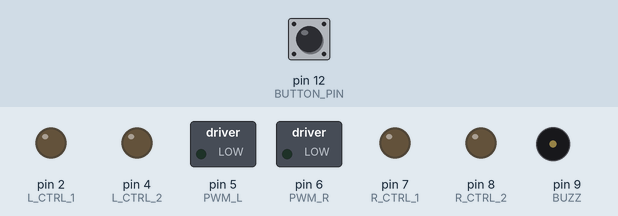
This sketch was run on a simulated Arduino Uno, built with avr-gcc and run on an emulated ATmega328P. Parts: switched loads named in the sketch (green lamp = pin HIGH), output pins drawn as LEDs (lit = HIGH), buzzer (waves = sounding). Inputs (shaded band) come from the test bench; at power-on: pin 12 (BUTTON_PIN) HIGH.

Above: at 1.2 s.
1.3 s: pin 12 (BUTTON_PIN) pulled LOW for 0.15 s
At 5.1 s:
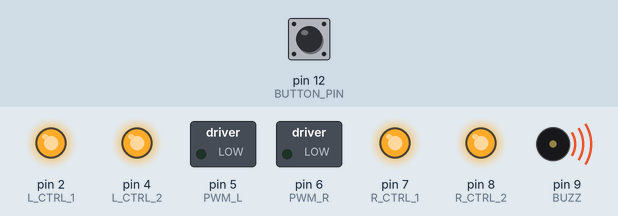
At 19.8 s:
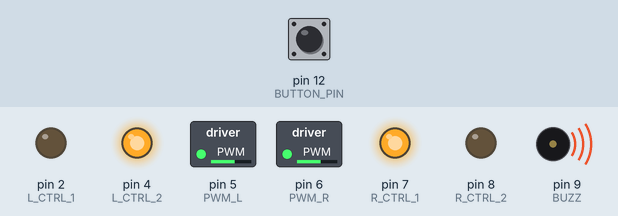
Timing chart, 0 to 35.5 s (numbered marks = the images above; inputs shaded):
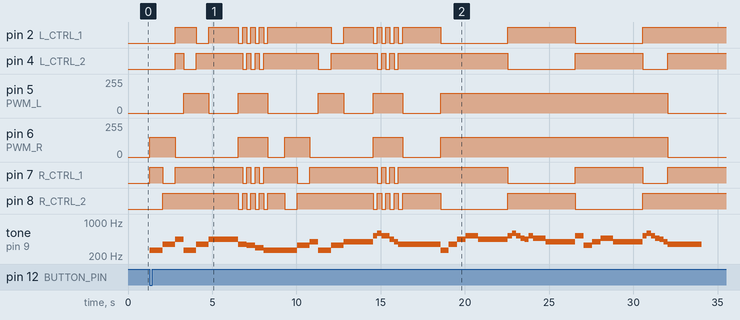

The sketch:

AoM_LaCucaracha_v2.ino
```cpp
/***********************************************************************
"La RedBotRacha"
  to the tune of La Cucaracha

Melody credit http://www.8notes.com/scores/13311.asp

***********************************************************************/

#include <RedBot.h> // This line "includes" the RedBot library into your sketch.
                    // Provides special objects, methods, and functions for the RedBot.

#include "notes.h"
// This header file enables you to refer to notes by their note names rather
// than frequencies. Open notes.h in a text editor to see all the definitions.
// noteC4 = middle C
// noteAb3 = the A flat below middle C
// noteFs4 = the F sharp above mildde C
// etc.
// These definitions are not used in this program: the notes are defined below
// so you can see the explicit mappings of note names to frequencies.

RedBotMotors motors; // Instantiate the motor control object.
                     // This only needs to be done once.

// Create an alias for the pin (pin 9) that the BUZZer board is connected to, for ease of use.
#define BUZZ 9

// Create an alias for the onboard pushbutton D12.
#define BUTTON_PIN 12

const int l = 500; // tone length multiplier, millisec
const int ts = 150; // turn speed
const int spin = ts * 1; // full spin speed

const int C = 261.6; // middle C (C4)
const int Cs = 277.2; // C4 sharp
const int D = 293.7;
const int Eb = 311.1; // E4 flat
const int E = 329.6;
const int F = 349.2;
const int Fs = 370.0;
const int G = 392.0;
const int Gs = 415.3;
const int A = 440.0;
const int Bb= 466.2;
const int B = 493.9;
const int hC = 523.3; // "high C" (C5)
const int hD = 587.3;
const int hEb = 622.3;
const int hE = 659.3;

void setup()
{
  pinMode(BUZZ, OUTPUT); // configures the buzzer pin as an OUTPUT
  pinMode(BUTTON_PIN, INPUT_PULLUP); // configures the button D12 as an INPUT
                                    // INPUT_PULLUP defaults it to HIGH.
}

void loop()
{
  if ( digitalRead(BUTTON_PIN) == LOW ) // if the button D12 is pushed (LOW)
  {
    // Part 1
    motors.rightMotor(ts); // half-turn left forward while first 3 notes play
    tone(BUZZ, C); delay(l*0.5); // Play middle C for l*0.5 millisecons.
    tone(BUZZ, C); delay(l*0.5);
    tone(BUZZ, C); delay(l*0.5);
    motors.rightMotor(-ts); // half-turn left backward while 4th note (F) plays
    tone(BUZZ, F); delay(l*1.5);
    motors.brake();
    tone(BUZZ, A); delay(l*1);

    motors.leftMotor(-ts); // half-turn right forward
    tone(BUZZ, C); delay(l*0.5);
    tone(BUZZ, C); delay(l*0.5);
    tone(BUZZ, C); delay(l*0.5);
    motors.leftMotor(ts); // half-turn back forward
    tone(BUZZ, F); delay(l*1.5);
    motors.brake();
    tone(BUZZ, A); delay(l*2.5);

    // Part 2
    delay(l*1);
    motors.rightMotor(spin); motors.leftMotor(spin); //ccw jig
    tone(BUZZ, F); delay(l*0.5);
    motors.rightMotor(-spin); motors.leftMotor(-spin); //cw jig
    tone(BUZZ, F); delay(l*0.5);
    motors.rightMotor(spin); motors.leftMotor(spin);
    tone(BUZZ, E); delay(l*0.5);
    motors.rightMotor(-spin); motors.leftMotor(-spin);
    tone(BUZZ, E); delay(l*0.5);
    motors.rightMotor(spin); motors.leftMotor(spin);
    tone(BUZZ, D); delay(l*0.5);
    motors.rightMotor(-spin); motors.leftMotor(-spin);
    tone(BUZZ, D); delay(l*0.5);
    motors.rightMotor(spin); motors.leftMotor(spin);
    tone(BUZZ, C); delay(l*0.5); // split to two notes
    motors.rightMotor(-spin); motors.leftMotor(-spin);
    motors.brake();
    tone(BUZZ, C); delay(l*2);

    // Part 3
    motors.rightMotor(ts); // half-turn left forward
    tone(BUZZ, C); delay(l*0.5);
    tone(BUZZ, C); delay(l*0.5);
    tone(BUZZ, C); delay(l*0.5);
    motors.rightMotor(-ts); // half-turn left backward
    tone(BUZZ, E); delay(l*1.5);
    motors.brake();
    tone(BUZZ, G); delay(l*1);

    motors.leftMotor(-ts); // half-turn right forward
    tone(BUZZ, C); delay(l*0.5);
    tone(BUZZ, C); delay(l*0.5);
    tone(BUZZ, C); delay(l*0.5);
    motors.leftMotor(ts); // half-turn right backward
    tone(BUZZ, E); delay(l*1.5);
    motors.brake();
    tone(BUZZ, G); delay(l*2.5);

    // Part 4
    delay(l*1);
    motors.rightMotor(spin); motors.leftMotor(spin); //ccw jig
    tone(BUZZ, hC); delay(l*0.5);
    motors.rightMotor(-spin); motors.leftMotor(-spin); //cw jig
    tone(BUZZ, hD); delay(l*0.5);
    motors.rightMotor(spin); motors.leftMotor(spin);
    tone(BUZZ, hC); delay(l*0.5);
    motors.rightMotor(-spin); motors.leftMotor(-spin);
    tone(BUZZ, hC); delay(l*0.5);
    motors.rightMotor(spin); motors.leftMotor(spin);
    tone(BUZZ, A); delay(l*0.5);
    motors.rightMotor(-spin); motors.leftMotor(-spin);
    tone(BUZZ, G); delay(l*0.5);
    motors.rightMotor(spin); motors.leftMotor(spin);
    tone(BUZZ, F); delay(l*0.5);
    motors.brake(); delay(l*3.5);

    // Part 5
    delay(l*1);
    motors.rightMotor(spin); motors.leftMotor(spin); //ccw spin
    tone(BUZZ, C); delay(l*0.5);
    tone(BUZZ, C); delay(l*0.5);
    tone(BUZZ, F); delay(l*0.5);
    tone(BUZZ, F); delay(l*0.5);
    tone(BUZZ, A); delay(l*0.5);
    tone(BUZZ, A); delay(l*0.5);
    tone(BUZZ, hC); delay(l*1.5);
    tone(BUZZ, A); delay(l*2.5);
    delay(l*1);

    // Part 6
    motors.rightMotor(-spin); motors.leftMotor(-spin); //cw spin
    tone(BUZZ, hC); delay(l*0.5);
    tone(BUZZ, hD); delay(l*0.5);
    tone(BUZZ, hC); delay(l*0.5);
    tone(BUZZ, Bb); delay(l*0.5);
    tone(BUZZ, A); delay(l*0.5);
    tone(BUZZ, hC); delay(l*0.5);
    tone(BUZZ, Bb); delay(l*1.5);
    tone(BUZZ, G); delay(l*2.5);
    delay(l*1);

    // Part 7
    motors.rightMotor(spin); motors.leftMotor(spin); //ccw spin
    tone(BUZZ, hC); delay(l*0.5);
    tone(BUZZ, hC); delay(l*0.5);
    tone(BUZZ, E); delay(l*0.5);
    tone(BUZZ, E); delay(l*0.5);
    tone(BUZZ, G); delay(l*0.5);
    tone(BUZZ, G); delay(l*0.5);
    tone(BUZZ, Bb); delay(l*1.5);
    tone(BUZZ, G); delay(l*2.5);
    delay(l*1);

    // Part 8
    motors.rightMotor(-spin); motors.leftMotor(-spin); //cw spin
    tone(BUZZ, hC); delay(l*0.5);
    tone(BUZZ, hD); delay(l*0.5);
    tone(BUZZ, hC); delay(l*0.5);
    tone(BUZZ, Bb); delay(l*0.5);
    tone(BUZZ, A); delay(l*0.5);
    tone(BUZZ, G); delay(l*0.5);
    motors.brake();
    tone(BUZZ, F); delay(l*4);
    noTone(BUZZ); // Turn off last note.
  }

  else  // If button D12 is not pushed, do nothing.
  {
  }

}
```

RedBotBumper.cpp
```cpp
/****************************************************************
Main CPP for RedBot whisker bumper.

This code is beerware; if you use it, please buy me (or any other
SparkFun employee) a cold beverage next time you run into one of
us at the local.

21 Jan 2014- Mike Hord, SparkFun Electronics

Code developed in Arduino 1.0.5, on an SparkFun Redbot v12.
****************************************************************/

#include "RedBot.h"
#include <Arduino.h>

void (*whiskerAction[10])(void); // Pointer to an array of functions
                                 //  describing what should happen if a
                                 //  given pin has a whisker event.

// Standard class constructor, assumes that you want to halt the motors on a
//  bump. A more skilled programmer than I could figure out the error message
//  I get if I try to use the brake() function that's a part of the RedBotMotor
//  class; I worked around it by making a globally available one.
RedBotBumper::RedBotBumper(int pin)
{
//  setPinChangeInterrupt(pin, WHISKER);
  pinMode(pin, INPUT_PULLUP);
  //setBumpFunction(pin, &brake);
  _pin = pin;  // set local variable for the pin
  }

// Bonus points constructor, which allows the user to connect a custom function
//  to a bumper.
RedBotBumper::RedBotBumper(int pin, void(*functionPointer)(void))
{
  setPinChangeInterrupt(pin, WHISKER);
  pinMode(pin, INPUT_PULLUP);
  setBumpFunction(pin, functionPointer);
  _pin = pin;  // set local variable for the pin
}

boolean RedBotBumper::read()
{
  return(digitalRead(_pin));
}
// Non-class function that puts the brakes on. This is the default behavior if
//  the user doesn't specify a custom function for the bumper trigger.
void brake(void)
{
  digitalWrite(L_CTRL_1, HIGH);
  digitalWrite(L_CTRL_2, HIGH);
  analogWrite(PWM_L, 0);
  digitalWrite(R_CTRL_1, HIGH);
  digitalWrite(R_CTRL_2, HIGH);
  analogWrite(PWM_R, 0);
}

// I elected to create a function just to do this, rather than trying to wrap
//  it into the setPinChangeInterrupt() function. When a bumper action occurs,
//  a function will be called. By default, it's to brake the motors; users can
//  write a function of their own and this function will point the interrupt
//  at that custom function instead.
void RedBotBumper::setBumpFunction(int pin, void(*functionPointer)(void))
{
  switch(pin)
  {
    case A0:
      whiskerAction[PCINT_A0] = functionPointer;
      break;
    case A1:
      whiskerAction[PCINT_A1] = functionPointer;
      break;
    case A2:
      whiskerAction[PCINT_A2] = functionPointer;
      break;
    case A3:
      whiskerAction[PCINT_A3] = functionPointer;
      break;
    case A4:
      whiskerAction[PCINT_A4] = functionPointer;
      break;
    case A5:
      whiskerAction[PCINT_A5] = functionPointer;
      break;
    case 3:
      whiskerAction[PCINT_3] = functionPointer;
      break;
    case 9:
      whiskerAction[PCINT_9] = functionPointer;
      break;
    case 10:
      whiskerAction[PCINT_10] = functionPointer;
      break;
    case 11:
      whiskerAction[PCINT_11] = functionPointer;
      break;
  }
}
```

RedBotEncoder.cpp
```cpp
/****************************************************************
Main CPP for RedBot wheel encoder.

This code is beerware; if you use it, please buy me (or any other
SparkFun employee) a cold beverage next time you run into one of
us at the local.

21 Jan 2014- Mike Hord, SparkFun Electronics

Code developed in Arduino 1.0.5, on an SparkFun Redbot v12.
****************************************************************/

#include "RedBot.h"
#include <Arduino.h>

RedBotEncoder *encoderObject=0; // Create a local pointer to an instance of this
                                //  class, so we can edit the counts with other
                                //  library functions.

RedBotEncoder::RedBotEncoder(int lPin, int rPin)
{
  // RedBot only breaks out ten valid pins:
  //  A0-A5 a.k.a. D14-19 (PCINT 8-13)
  //  D3 (PCINT 19)
  //  D9-D11 (PCINT 1-3)
  // We'll need a whopping case statement to set up the pin change interrupts
  //  for this; in fact, we'll need two, but I'll abstract it to a function.
  //  A call to setPinChangeInterrupt() enables pin change interrupts for that
  //  pin, and pin change interrupts for the group that pin is a part of.
  pinMode(lPin, INPUT_PULLUP);
  pinMode(rPin, INPUT_PULLUP);
  setPinChangeInterrupt(lPin, LENCODER);
  setPinChangeInterrupt(rPin, RENCODER);
  lCounts = 0;
  rCounts = 0;
  encoderObject = this; // We want a local pointer to the class member that is
                        //  instantiated in the sketch, so we can manipulate its
                        //  private members with other classes.
  lDir = 1;		// default direction to forward -- used for encoder counting
  rDir = 1;		// default direction to forward -- used for encoder counting
}

// This private function changes the counter when a tick happens. The direction
//  is set by the functions that set the motor direction.
void RedBotEncoder::wheelTick(WHEEL wheel)
{
  switch(wheel)
  {
    case LEFT:
      lCounts+= (long)lDir;
      break;
    case RIGHT:
      rCounts+= (long)rDir;
      break;
    case BOTH:
      break;
  }
}

// Public function to clear the encoder counts.
void RedBotEncoder::clearEnc(WHEEL wheel)
{
  switch(wheel)
  {
    case LEFT:
      lCounts = 0;
      break;
    case RIGHT:
      rCounts = 0;
      break;
    case BOTH:
      lCounts = 0;
      rCounts = 0;
      break;
  }
}

// Public function to read the encoder counts for a given wheel.
long RedBotEncoder::getTicks(WHEEL wheel)
{
  switch(wheel)
  {
    case LEFT:
      return lCounts;
    case RIGHT:
      return rCounts;
    case BOTH:
      return 0;
  }
  return 0;
}
```

notes.h
```cpp
// Frequencies for an entire piano keyboard. I pulled this info
//  from this website:
//  http://www.phy.mtu.edu/~suits/notefreqs.html
// I then laboriously rounded all the values off by hand and
//  added the constant names.

#define noteRest 0
#define noteC0 16
#define noteCs0 17
#define noteDb0 17
#define noteD0 18
#define noteDs0 19
#define noteEb0 19
#define noteE0 21
#define noteF0 22
#define noteFs0 23
#define noteGb0 23
#define noteG0 25
#define noteGs0 26
#define noteAb0 26
#define noteA0 28
#define noteAs0 29
#define noteBb0 29
#define noteB0 31
#define noteC1 33
#define noteCs1 35
#define noteDb1 35
#define noteD1 37
#define noteDs1 39
#define noteEb1 39
#define noteE1 41
#define noteF1 44
#define noteFs1 46
#define noteGb1 46
#define noteG1 49
#define noteGs1 52
#define noteAb1 52
#define noteA1 55
#define noteAs1 58
#define noteBb1 58
#define noteB1 62
#define noteC2 65
#define noteCs2 69
#define noteDb2 69
#define noteD2 73
#define noteDs2 78
#define noteEb2 78
#define noteE2 82
#define noteF2 87
#define noteFs2 93
#define noteGb2 93
#define noteG2 98
#define noteGs2 104
#define noteAb2 104
#define noteA2 110
#define noteAs2 117
#define noteBb2 117
#define noteB2 123
#define noteC3 131
#define noteCs3 139
#define noteDb3 139
#define noteD3 147
#define noteDs3 156
#define noteEb3 156
#define noteE3 165
#define noteF3 175
#define noteFs3 185
#define noteGb3 185
#define noteG3 196
#define noteGs3 208
#define noteAb3 208
#define noteA3 220
#define noteAs3 233
#define noteBb3 233
#define noteB3 247
#define noteC4 262
#define noteCs4 277
#define noteDb4 277
#define noteD4 294
#define noteDs4 311
#define noteEb4 311
#define noteE4 330
#define noteF4 349
#define noteFs4 370
#define noteGb4 370
#define noteG4 392
#define noteGs4 415
#define noteAb4 415
#define noteA4 440
#define noteAs4 466
#define noteBb4 466
#define noteB4 494
#define noteC5 523
#define noteCs5 554
#define noteDb5 554
#define noteD5 587
#define noteDs5 622
#define noteEb5 622
#define noteE5 659
#define noteF5 698
#define noteFs5 740
#define noteGb5 740
#define noteG5 784
#define noteGs5 831
#define noteAb5 831
#define noteA5 880
#define noteAs5 932
#define noteBb5 932
#define noteB5 988
#define noteC6 1047
#define noteCs6 1109
#define noteDb6 1109
#define noteD6 1175
#define noteDs6 1245
#define noteEb6 1245
#define noteE6 1319
#define noteF6 1397
#define noteFs6 1480
#define noteGb6 1480
#define noteG6 1568
#define noteGs6 1661
#define noteAb6 1661
#define noteA6 1760
#define noteAs6 1865
#define noteBb6 1865
#define noteB6 1976
#define noteC7 2093
#define noteCs7 2217
#define noteDb7 2217
#define noteD7 2349
#define noteDs7 2489
#define noteEb7 2489
#define noteE7 2637
#define noteF7 2794
#define noteFs7 2960
#define noteGb7 2960
#define noteG7 3136
#define noteGs7 3322
#define noteAb7 3322
#define noteA7 3520
#define noteAs7 3729
#define noteBb7 3729
#define noteB7 3951
#define noteC8 4186
#define noteCs8 4435
#define noteDb8 4435
#define noteD8 4699
#define noteDs8 4978
#define noteEb8 4978
```

Source omitted: RedBot.h (14390 bytes), RedBotMotors.cpp (7552 bytes), RedBotSoftwareSerial.cpp (23834 bytes)

Measured:
- after the input at 1.3 s, pin 2 (L_CTRL_1): LOW → HIGH after 1.5 s, → LOW 1.3 s later, → HIGH 0.75 s later, → LOW 1.8 s later, … (25 changes in this stretch); pin 4 (L_CTRL_2): LOW → HIGH after 1.5 s, → LOW 0.50 s later, → HIGH 0.75 s later, → LOW 2.8 s later, … (21 changes in this stretch)
